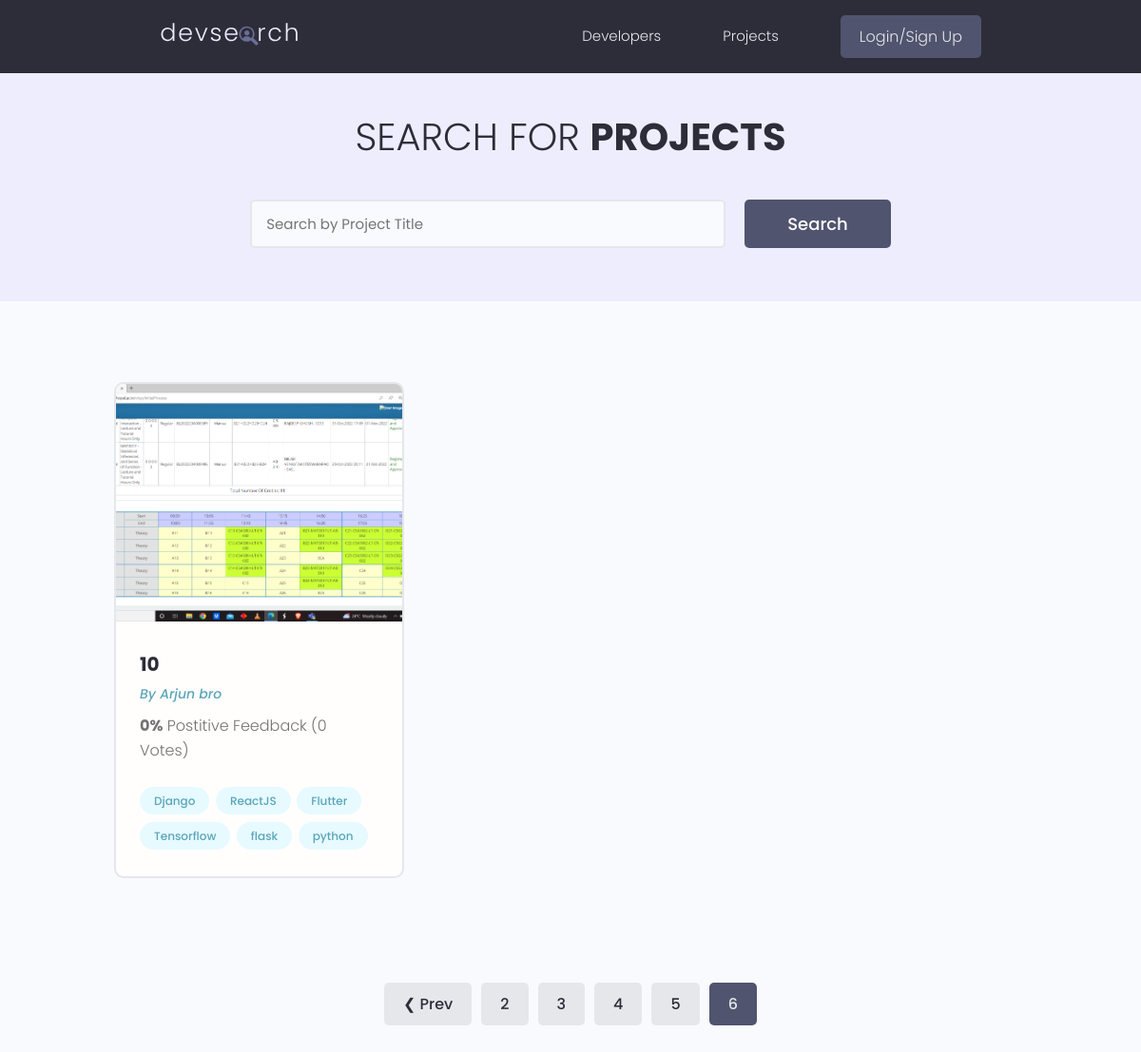
Before: /projects/?page=6 with the older database file.
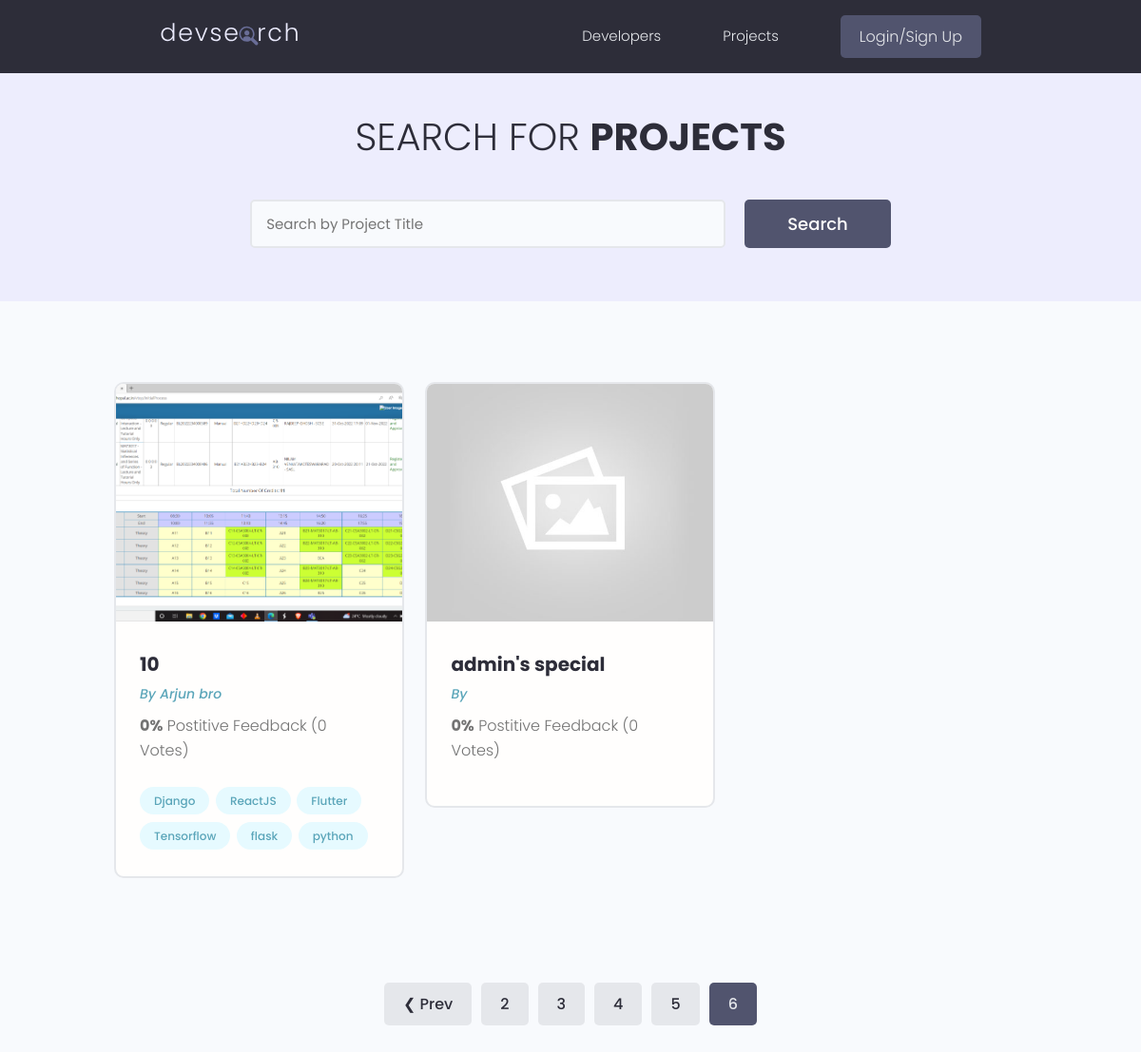
After: the same page with the newer database file.
### projects/models.py (models this page shows, shortened)
class Project(models.Model):
    owner = models.ForeignKey(Profile, null = True, blank=True, on_delete=models.SET_NULL)
    title = models.CharField(max_length = 200)
    description = models.TextField(null = True, blank = True)
    demo_link = models.CharField(max_length=2000, null =True, blank = True)
    source_link = models.CharField(max_length=2000, null = True, blank = True)
    featured_image = models.ImageField(null = True, blank = True, default = "default.jpg")
    created = models.DateTimeField(auto_now_add=True)
    tags = models.ManyToManyField('Tag', blank = True)
    votes_total = models.IntegerField(default=0, null = True, blank = True)
    votes_ratio = models.IntegerField(default=0, null = True, blank = True)
    id = models.UUIDField(default=uuid.uuid4, unique=True,primary_key=True, editable=False)
    class Meta:
        ordering = ['-votes_ratio', '-votes_total']

class Tag(models.Model):
    name = models.CharField(max_length=200)
    id = models.UUIDField(default=uuid.uuid4, unique = True, primary_key=True, editable=False)
    created = models.DateTimeField(auto_now_add = True)

### users/models.py (models this page shows, shortened)
class Profile(models.Model):
    user = models.OneToOneField(User, on_delete = models.CASCADE, null = True, blank = True)
    name = models.CharField(max_length = 200, blank = True, null = True)
    username = models.CharField(unique = True, max_length=200, blank = True, null = True)
    location = models.CharField(max_length=200, blank = True, null = True)
    email = models.EmailField(max_length = 500, blank = True, null = True)
    short_intro = models.CharField(max_length = 200, blank = True, null = True)
    bio = models.TextField(blank = True, null = True)
    profile_image = models.ImageField(null = True, blank = True, upload_to = 'profiles/', default="profiles/default.png")
    social_github = models.CharField(max_length = 200, blank=True, null = True)
    social_twitter = models.CharField(max_length = 200, blank=True, null = True)
    social_linkedin = models.CharField(max_length = 200, blank=True, null = True)
    social_youtube = models.CharField(max_length = 200, blank=True, null = True)
    social_website = models.CharField(max_length = 200, blank=True, null = True)
    created = models.DateTimeField(auto_now_add=True)
    id = models.UUIDField(default = uuid.uuid4, primary_key=True, unique=True, editable=False)

### projects/views.py (the view)
# urls.py: path('projects/', include('projects.urls')),
def projects(request):
        projects, search_query = searchProjects(request)
        custom_range, projects =  paginateProjects(request, projects, 3)
        context = {'projects':projects, 'search_query':search_query, 'custom_range': custom_range}
        return render(request, 'projects/projects.html', context)

### projects/utils.py (called while the page is built)
def paginateProjects(request, projects, results):
        page = request.GET.get('page')
        paginator = Paginator(projects, results)
        try:
                projects = paginator.page(page)
        except PageNotAnInteger:
                page = 1
                projects = paginator.page(page)
        except EmptyPage:
                page = paginator.num_pages
                projects = paginator.page(page)
        leftIndex = (int(page) - 4)
        if leftIndex < 1:
                leftIndex = 1
        rightIndex = (int(page) + 5)
        if rightIndex > paginator.num_pages:
                rightIndex = paginator.num_pages + 1
        custom_range = range(leftIndex, rightIndex)
        return custom_range, projects

### projects/templates/projects/projects.html (shortened to what this page needs)
{% extends 'main.html' %}
{% block content %}
<main class="projects">
    <section class="hero-section text-center">
      <div class="container container--narrow">
        <div class="hero-section__box">
          <h2>Search for <span>Projects</span></h2>
        </div>
        <div class="hero-section__search">
          <form id = "searchForm" class="form" action="#" method="get" action= "">
            <div class="form__field">
              <input class="input input--text" id="formInput#search" type="text" name="search_query" value = "{{search_query}}"
                placeholder="Search by Project Title" />
            </div>
            <input class="btn btn--sub btn--lg" type="submit" value="Search" />
          </form>
        </div>
      </div>
    </section>
    <section class="projectsList">
      <div class="container">
        <div class="grid grid--three">
            {% for project in projects %}
          <div class="column">
            <div class="card project">
              <a href="{% url 'project' project.id %}" class="project">
                <img class="project__thumbnail" src="{{project.featured_image.url}}" alt="project thumbnail" />
                <div class="card__body">
                  <h3 class="project__title">{{project.title}}</h3>
                  <p><a class="project__author" href="{% url 'profile' project.owner.id %}">By {{project.owner.name}}</a></p>
                  <p class="project--rating">
                    <span style="font-weight: bold;">{{project.votes_ratio}}%</span> Postitive
                    Feedback ({{project.votes_total}} Vote{{project.votes_total|pluralize:"s"}})
                  </p>
                  <div class="project__tags">
                    {% for tag in  project.tags.all%}
                    <span class="tag tag--pill tag--main">
                        <small>{{tag.name}}</small>
                      </span>
                    {% endfor %}
                  </div>
                </div>
              </a>
            </div>
          </div>
          {% endfor %}
        </div>
      </div>
    </section>
    {% include 'pagination.html' with queryset=projects custom_range=custom_range  %}
  </main>
{% endblock content %}

Changed rows visible on the page:
added Project: featured_image (placeholder picture), title "admin's special", votes_ratio "0", votes_total "0"
